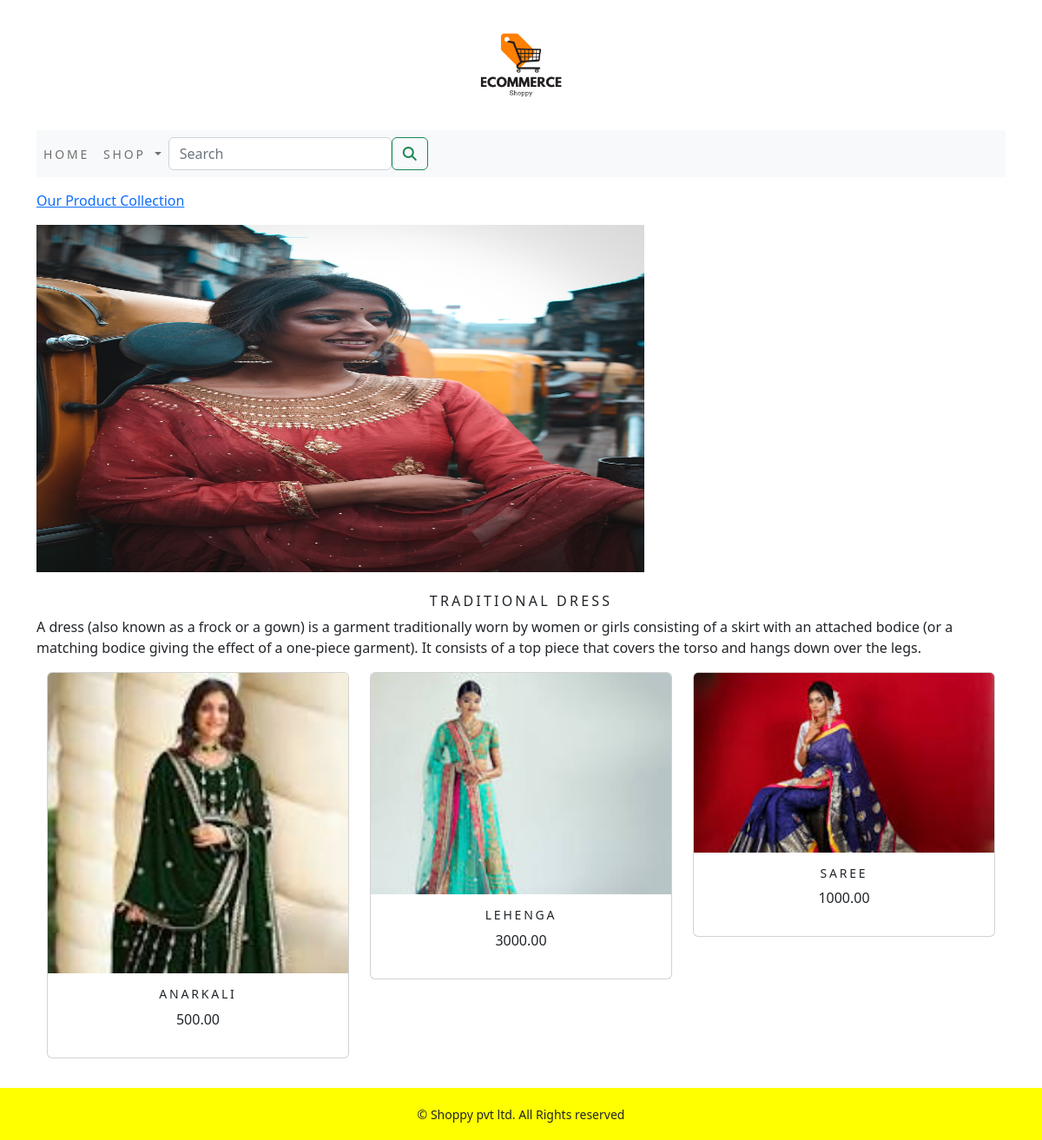
Screenshot of /shop/traditional-dress/ with the database file from the repository.
### shop/models.py (models this page shows, shortened)
class Category(models.Model):
    name=models.CharField(max_length=250,unique=True)
    slug=models.SlugField(max_length=250,unique=True)
    description=models.TextField(blank=True)
    image=models.ImageField(upload_to='category',blank=True)
    class Meta:
        ordering=('name',)
        verbose_name='category'
        verbose_name_plural='categories'
    def get_urls(self):
        return reverse('shop:product_by_category',args=[self.slug])

class Product(models.Model):
    name = models.CharField(max_length=250, unique=True)
    slug = models.SlugField(max_length=250, unique=True)
    description = models.TextField(blank=True)
    price=models.DecimalField(max_digits=10,decimal_places=2)
    category=models.ForeignKey(Category,on_delete=models.CASCADE)
    image = models.ImageField(upload_to='product', blank=True)
    stock=models.IntegerField()
    available=models.BooleanField(default=True)
    created=models.DateTimeField(auto_now_add=True)
    updated=models.DateTimeField(auto_now=True)
    def get_url(self):
        return reverse('shop:prodCatdetail',args=[self.category.slug,self.slug])
    class Meta:
        ordering=('name',)
        verbose_name='product'
        verbose_name_plural='products'

### shop/views.py (the view)
# urls.py: path('',views.allProdCat,name='allProdCat'),
def allProdCat(request,c_slug=None):
    c_page=None
    products_list=None
    if c_slug!=None:
        c_page=get_object_or_404(Category,slug=c_slug)
        products_list=Product.objects.all().filter(category=c_page,available=True)
    else:
        products_list=Product.objects.all().filter(available=True)
    paginator=Paginator(products_list,6)
    try:
        page=int(request.GET.get('page','1'))
    except:
        page=1
    try:
        products=paginator.page(page)
    except (EmptyPage,InvalidPage):
        products=paginator.page(paginator.num_pages)
    return render(request,"category.html",{'category':c_page,'products':products})

### cart/context_processors.py (called while the page is built)
def counter(request):
    item_count=0
    if 'admin' in request.path:
        return {}
    else:
        try:
            cart=Cart.objects.filter(cart_id=_cart_id(request))
            car_items=CartItem.objects.all().filter(cart=cart[:1])
            for cart_item in car_items:
                item_count += cart_item.quantity
        except Cart.DoesNotExist:
            item_count=0
    return dict(item_count=item_count)

### cart/views.py (called while the page is built)
def _cart_id(request):
    cart=request.session.session_key
    if not cart:
        cart=request.session.create()
    return cart

### shop/context_processors.py (called while the page is built)
def menu_links(request):
    links=Category.objects.all()
    return dict(links=links)

### template/category.html (shortened to what this page needs)
{% extends 'base.html' %}
{% load static %}
{% block content %}
    {% if category %}
        <div>
            <div class="row my_row_class">
                <div class="mx-auto">
                <p><a href="{% url 'shop:allProdCat' %}">Our Product Collection</a></p>
            </div>
            </div>
        </div>
    {% endif %}
<div class="mx_auto">
    {% if category %}
        <img src="{{category.image.url}}" alt="{{category.name}}" width="700px" height="400px">
</div>
    <br>
<div>
    <h1 class="text-center my_title">{{category.name}}</h1>
    <p class="text-justify">{{category.description}}</p>
</div>
    {% endif %}
<div class="container">
    <div class="row mx_auto">
        {% for product in products.object_list %}
            <div class="my_bottom_margin col-9 col-sm-12 col-md-4 col-lg-4">
                <div class="card text-center" style="min-width:18rem;">
                    <a href="{{product.get_url}}"><img class="card-img-top my_image" src="{{product.image.url}}" alt="{{product.name}}"></a>
                    <div class="card-body">
                    <h4>{{product.name}}</h4>
                    <p>{{product.price}}</p>
                </div>
                </div>
            </div>
        {% endfor %}
    </div>
    <br>
</div>
{% endblock %}

### static/css/custom.css (style rules this page uses)
.my_row_class { padding-top : 15px; }
.my_title { font-size : 16px; text-transform : uppercase; letter-spacing : .2em; }
.my_bottom_margin { margin-bottom : 10px; }
.card-body h4 { font-size : 14px; text-transform : uppercase; letter-spacing : .2em; }

### rows the page displays
Category: image (picture), name "TRADITIONAL DRESS", description "A dress (also known as a frock or a gown) is a garment traditionally worn by women or girls consisting of a skirt with an attached bodice (or a matching bodice giving the effect of a one-piece garment). It consists of a top piece that covers the torso and hangs down over the legs."
Product: image (picture), name "ANARKALI", price "500.00"
Product: image (picture), name "LEHENGA", price "3000.00"
Product: image (picture), name "SAREE", price "1000.00"
